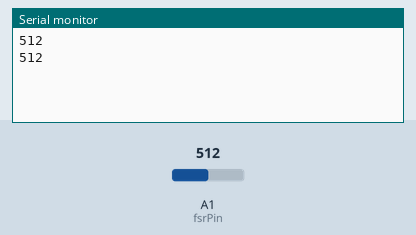
A sketch run on a simulated Arduino Uno, built with avr-gcc and run on an emulated ATmega328P. Parts: the last lines printed to the serial monitor. Inputs (shaded band) come from the test bench; at power-on: A1 (fsrPin) = 512.

Above: at 1.8 s.
1.9 s: A1 (fsrPin) set to 716
At 2.4 s:
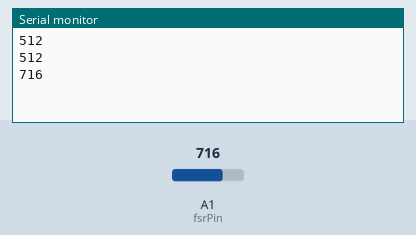
3.4 s: A1 (fsrPin) set to 900
At 4.8 s:
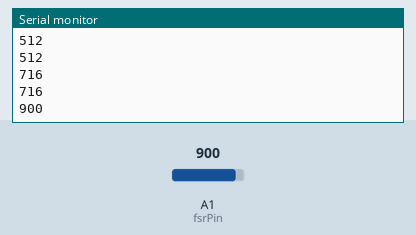
Timing chart, 0 to 6.4 s (numbered marks = the images above; inputs shaded):
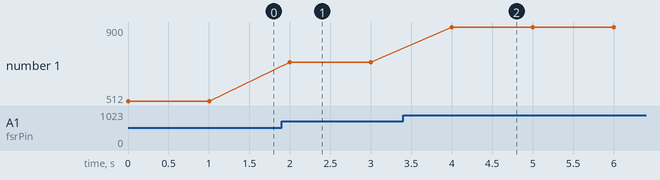

The sketch:

FSReadinPinA1.ino
```cpp
int fsrPin = A1;     // the FSR and 10K pulldown are connected to a0
int fsrReading;     // the analog reading from the FSR resistor divider

void setup(void) {
  Serial.begin(9600);
}

void loop(void) {
  fsrReading = analogRead(fsrPin);

  Serial.println(fsrReading);     // print the raw analog reading

  delay(1000);
}
```

Measured:
- after the input at 1.9 s, the serial monitor: prints a new line after 0.10 s (image 1)
- after the input at 3.4 s, the serial monitor: prints a new line after 0.60 s (image 2)
- plotted number 1: 512 → 716 after the input at 1.9 s, 716 → 900 after the input at 3.4 s
